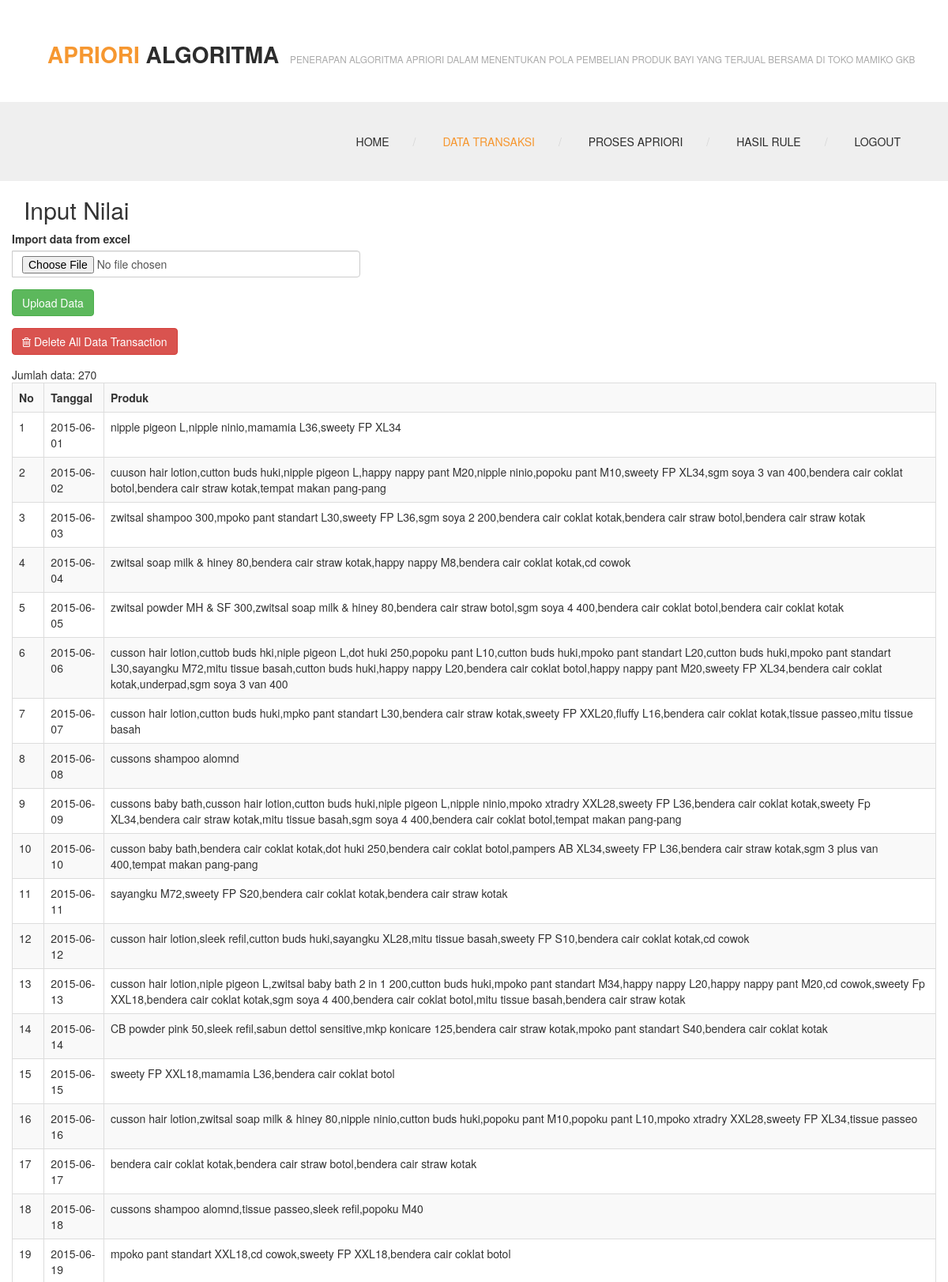
/index.php?menu=data_transaksi (signed in, upper part), run on the app's committed database.
### tables this page shows
CREATE TABLE `transaksi` (
  `id` int(11) NOT NULL AUTO_INCREMENT,
  `transaction_date` date DEFAULT NULL,
  `produk` text,
  PRIMARY KEY (`id`)
);

### fungsi.php (called while the page is built, shortened)
<?php
function can_access_menu($menu){
    if($_SESSION['apriori_toko_level']==1){
        return true;
    }
    return false;
}
?>

### database.php (called while the page is built, shortened)
<?php
class database {
    private $servername;
    private $user_db;
    private $password_db;
    private $database;
    private $koneksi;
    function database() {
        return $this->connect_db();
    }
    function load_conf_db() {
        $path = dirname(__FILE__) . '/koneksi.php';
        if (file_exists($path)) {
            $conf = include $path;
            $this->servername = @$conf['host'];
            $this->database = @$conf['dbname'];
            $this->user_db = @$conf['username'];
            $this->password_db = @$conf['password'];
        }
    }
    public function connect_db() {
        $this->koneksi = mysqli_connect($this->servername, $this->user_db, $this->password_db, $this->database);
        return $this->koneksi;
    }
    function db_query($sql) {
        $conn = $this->koneksi;
        return mysqli_query($conn, $sql);
    }
    function db_fetch_array($result) {
        return mysqli_fetch_array($result);
    }
    function db_num_rows($result) {
        return mysqli_num_rows($result);
    }
}
?>

### koneksi.php (called while the page is built)
<?php
return array(
    'host' => "localhost",
    'username' => "root",
    'password' => "",
    'dbname' => "apriori_toko",
);
?>

### data_transaksi.php (the view, shortened to what this page needs)
<?php
include_once "database.php";
include_once "fungsi.php";
?>
<section class="page_head">
    <div class="container">
        <div class="row">
            <div class="col-lg-12 col-md-12 col-sm-12">
                <div class="page_title">
                    <h2>Input Nilai</h2>
                </div>
            </div>
        </div>
    </div>
</section>
<?php
$db_object = new database();
        ?>
        <?php
$sql = "SELECT
        *
        FROM
         transaksi";
$query=$db_object->db_query($sql);
$jumlah=$db_object->db_num_rows($query);
?>
<div class="super_sub_content">
    <div class="container">
        <div class="row">
            <form method="post" enctype="multipart/form-data" action="">
                <div class="form-group">
                    <div class="input-group">
                        <label>Import data from excel</label>
                        <input name="file_data_transaksi" type="file" class="form-control">
                    </div>
                </div>
                <div class="form-group">
                    <input name="submit" type="submit" value="Upload Data" class="btn btn-success">
                </div>
                <div class="form-group">
                    <button name="delete" type="submit"  class="btn btn-danger" >
                        <i class="fa fa-trash-o"></i> Delete All Data Transaction
                    </button>
                </div>
            </form>
            <?php
            echo "Jumlah data: ".$jumlah."<br>";
            if($jumlah==0){
                    echo "Data kosong...";
            }
            else{
            ?>
            <table class='table table-bordered table-striped  table-hover'>
                <tr>
                <th>No</th>
                <th>Tanggal</th>
                <th>Produk</th>
                </tr>
                <?php
                    $no=1;
                    while($row=$db_object->db_fetch_array($query)){
                        echo "<tr>";
                            echo "<td>".$no."</td>";
                            echo "<td>".$row['transaction_date']."</td>";
                            echo "<td>".$row['produk']."</td>";
                        echo "</tr>";
                        $no++;
                    }
                    ?>
            </table>
            <?php
            }
            ?>
        </div>
    </div>
</div>

### index.php (shortened to what this page needs)
<?php
$menu = '';
if (isset($_GET['menu'])) {
    $menu = $_GET['menu'];
}
include_once 'fungsi.php';
?>
<!DOCTYPE html>
 <html class="no-js">
    <head>
        <link rel="stylesheet" href="css/bootstrap.css">
        <link rel="stylesheet" href="css/font-awesome.css">
        <link rel="stylesheet" href="css/animate.css">
        <link rel="stylesheet" href="css/templatemo-misc.css">
        <link rel="stylesheet" href="css/templatemo-style.css">
        <link rel="stylesheet" href="scripts/bootstrap/bootstrap.min.css">
        <link rel="stylesheet" href="scripts/ionicons/css/ionicons.min.css">
        <link rel="stylesheet" href="scripts/toast/jquery.toast.min.css">
        <link rel="stylesheet" href="import/daterangepicker/daterangepicker-bs3.css">
    </head>
    <body>
        <?php
        include "header.php";
        $menu = '';
        if (isset($_GET['menu'])) {
            $menu = $_GET['menu'];
        }
        if ($menu != '') {
            if(can_access_menu($menu)){
                if (file_exists($menu.".php")) {
                    include $menu.'.php';
                } else {
                    include "not_found.php";
                }
            }
            else{
                include "forbidden.php";
            }
        } else {
            include "home.php";
        }
        ?>
    </body>
</html>

### header.php (shortened to what this page needs)
<?php
$menu = '';
if(isset($_GET['menu'])){
    $menu = $_GET['menu'];
}
?>
<header class="site-header container-fluid">
            <div class="top-header">
                <div class="logo col-md-12 col-sm-12">
                    <h1><a href="index.php"><em>Apriori</em> Algoritma</a></h1>
                    <span>PENERAPAN ALGORITMA APRIORI DALAM MENENTUKAN
                        POLA PEMBELIAN PRODUK BAYI YANG TERJUAL
                         BERSAMA DI TOKO MAMIKO GKB</span>
                </div>
            </div>
            <div class="main-header">
                <div class="row">
                    <div class="main-header-left col-md-3 col-sm-6 col-xs-8">
                    </div>
                    <div class="menu-wrapper col-md-9 col-sm-6 col-xs-4">
                        <ul class="sf-menu hidden-xs hidden-sm">
                            <li <?php echo ($menu==''||$menu=='home')?"class='active'":""; ?> ><a href="index.php">Home</a></li>
                        <?php
                        if (empty($_SESSION['apriori_toko_id'])) {
                        ?>
                            <li><a href="login.php">Login</a></li>
                        <?php
                        }
                        else{
                            if($_SESSION['apriori_toko_level']==1){
                        ?>
                            <li <?php echo ($menu=='data_transaksi')?"class='active'":""; ?> ><a href="index.php?menu=data_transaksi">Data Transaksi</a></li>
                            <li <?php echo ($menu=='proses_apriori')?"class='active'":""; ?>><a href="index.php?menu=proses_apriori">Proses Apriori</a></li>
                            <?php
                            }
                            ?>
                            <li <?php echo ($menu=='hasil_rule')?"class='active'":""; ?>><a href="index.php?menu=hasil_rule">Hasil Rule</a></li>
                            <li ><a href="logout.php">Logout</a></li>
                        <?php
                        }
                        ?>
                        </ul>
                    </div>
                </div>
            </div>
        </header>

### css/templatemo-style.css (style rules this page uses)
html, body, div, span, applet, object, iframe, h1, h2, h3, h4, h5, h6, p, blockquote, pre, a, abbr, acronym, address, big, cite, code, del, dfn, em, img, ins, kbd, q, s, samp, small, strike, strong, sub, sup, tt, var, b, u, i, center, dl, dt, dd, ol, ul, li, fieldset, form, label, legend, table, caption, tbody, tfoot, thead, tr, th, td, article, aside, canvas, details, embed, figure, figcaption, footer, header, hgroup, menu, nav, output, ruby, section, summary, time, mark, audio, video { margin: 0; padding: 0; border: 0; font-size: 100%; vertical-align: baseline; }
body { line-height: 1; }
ol, ul { list-style: none; }
table { border-collapse: collapse; border-spacing: 0; }
html { font-size: 100%; -webkit-text-size-adjust: 100%; -ms-text-size-adjust: 100%; }
article, aside, details, figcaption, figure, footer, header, hgroup, nav, section, img { display: block; }
button, input, select, textarea { font-size: 100%; margin: 0; vertical-align: baseline; *vertical-align: middle; }
button, input { line-height: normal; *overflow: visible; }
button, input[type="button"], input[type="reset"], input[type="submit"] { cursor: pointer; -webkit-appearance: button; }
.top-header .logo span, .section-header span, .team-member span, .project-infos span.project-subtitle, .post-masonry .blog-body span, .blog-info span.blog-meta, .comment-body span { font-size: .84em; color: #aaaaaa; }
body { font-family: "Roboto", sans-serif; font-size: .89em; line-height: 1.75; color: #777777; background-color: #efefef; text-rendering: optimizeLegibility; }
a { color: #f69730; text-decoration: none; -webkit-transition: all 200ms ease-in-out; -moz-transition: all 200ms ease-in-out; transition: all 200ms ease-in-out; }
h1, h2, h3, h4, h5, h6 { font-family: "Roboto Slab", serif; color: #2c2c2c; }
*, *:before, *:after { -moz-box-sizing: border-box; -webkit-box-sizing: border-box; box-sizing: border-box; }
button, input, select, textarea { border: 1px solid #d5d5d5; outline: 0; padding: 10px 12px; color: #aaaaaa; }
.site-header { position: relative; z-index: 8; }
.top-header { width: 100%; overflow: hidden; background-color: white; }
.top-header .logo { padding: 34px 0 34px 60px; }
.top-header .logo h1 { display: inline-block; font-size: 2em; text-transform: uppercase; font-weight: 700; }
.top-header .logo h1 em { font-style: normal; color: #f69730; }
.top-header .logo span { margin-left: 10px; }
.top-header a { color: #2c2c2c; }
.main-header { width: 100%; min-height: 96px; background-color: #efefef; padding: 30px 60px; }
.main-header .menu-wrapper { position: relative; z-index: 99; text-align: right; margin-top: 10px; }
.main-header .menu-wrapper ul li { display: inline; margin-left: 30px; position: relative; }
.main-header .menu-wrapper ul li:after { content: '/'; color: #d5d5d5; margin-left: 30px; }
.main-header .menu-wrapper ul li:last-child:after { content: ''; display: none; }
.main-header .menu-wrapper ul li a { text-transform: uppercase; font-weight: 500; padding: 30px 0; color: #2c2c2c; }
.main-header .menu-wrapper ul li.active a { color: #f69730; }
.container-fluid { padding: 0 !important; }

### data on the page
transaksi: transaction_date "2015-06-01", produk "nipple pigeon L,nipple ninio,mamamia L36,sweety FP XL34"
transaksi: transaction_date "2015-06-02", produk "cuuson hair lotion,cutton buds huki,nipple pigeon L,happy nappy pant M20,nipple ninio,popoku pant M10,sweety FP XL34,sgm soya 3 van 400,bendera cair coklat botol,bendera cair straw kotak,tempat makan pang-pang"
transaksi: transaction_date "2015-06-03", produk "zwitsal shampoo 300,mpoko pant standart L30,sweety FP L36,sgm soya 2 200,bendera cair coklat kotak,bendera cair straw botol,bendera cair straw kotak"
transaksi: transaction_date "2015-06-04", produk "zwitsal soap milk & hiney 80,bendera cair straw kotak,happy nappy M8,bendera cair coklat kotak,cd cowok"
transaksi: transaction_date "2015-06-05", produk "zwitsal powder MH & SF 300,zwitsal soap milk & hiney 80,bendera cair straw botol,sgm soya 4 400,bendera cair coklat botol,bendera cair coklat kotak"
transaksi: transaction_date "2015-06-06", produk "cusson hair lotion,cuttob buds hki,niple pigeon L,dot huki 250,popoku pant L10,cutton buds huki,mpoko pant standart L20,cutton buds huki,mpoko pant standart L30,sayangku M72,mitu tissue basah,cutton buds huki,happy nappy L20,bendera cair coklat botol,happy nappy pant M20,sweety FP XL34,bendera cair coklat kotak,underpad,sgm soya 3 van 400"
transaksi: transaction_date "2015-06-07", produk "cusson hair lotion,cutton buds huki,mpko pant standart L30,bendera cair straw kotak,sweety FP XXL20,fluffy L16,bendera cair coklat kotak,tissue passeo,mitu tissue basah"
transaksi: transaction_date "2015-06-08", produk "cussons shampoo alomnd"
transaksi: transaction_date "2015-06-09", produk "cussons baby bath,cusson hair lotion,cutton buds huki,niple pigeon L,nipple ninio,mpoko xtradry XXL28,sweety FP L36,bendera cair coklat kotak,sweety Fp XL34,bendera cair straw kotak,mitu tissue basah,sgm soya 4 400,bendera cair coklat botol,tempat makan pang-pang"
transaksi: transaction_date "2015-06-10", produk "cusson baby bath,bendera cair coklat kotak,dot huki 250,bendera cair coklat botol,pampers AB XL34,sweety FP L36,bendera cair straw kotak,sgm 3 plus van 400,tempat makan pang-pang"
transaksi: transaction_date "2015-06-11", produk "sayangku M72,sweety FP S20,bendera cair coklat kotak,bendera cair straw kotak"
transaksi: transaction_date "2015-06-12", produk "cusson hair lotion,sleek refil,cutton buds huki,sayangku XL28,mitu tissue basah,sweety FP S10,bendera cair coklat kotak,cd cowok"
transaksi: transaction_date "2015-06-13", produk "cusson hair lotion,niple pigeon L,zwitsal baby bath 2 in 1 200,cutton buds huki,mpoko pant standart M34,happy nappy L20,happy nappy pant M20,cd cowok,sweety Fp XXL18,bendera cair coklat kotak,sgm soya 4 400,bendera cair coklat botol,mitu tissue basah,bendera cair straw kotak"
transaksi: transaction_date "2015-06-14", produk "CB powder pink 50,sleek refil,sabun dettol sensitive,mkp konicare 125,bendera cair straw kotak,mpoko pant standart S40,bendera cair coklat kotak"
transaksi: transaction_date "2015-06-15", produk "sweety FP XXL18,mamamia L36,bendera cair coklat botol"
transaksi: transaction_date "2015-06-16", produk "cusson hair lotion,zwitsal soap milk & hiney 80,nipple ninio,cutton buds huki,popoku pant M10,popoku pant L10,mpoko xtradry XXL28,sweety FP XL34,tissue passeo"
transaksi: transaction_date "2015-06-17", produk "bendera cair coklat kotak,bendera cair straw botol,bendera cair straw kotak"
transaksi: transaction_date "2015-06-18", produk "cussons shampoo alomnd,tissue passeo,sleek refil,popoku M40"
transaksi: transaction_date "2015-06-19", produk "mpoko pant standart XXL18,cd cowok,sweety FP XXL18,bendera cair coklat botol"

### other printed values
$jumlah "270"
